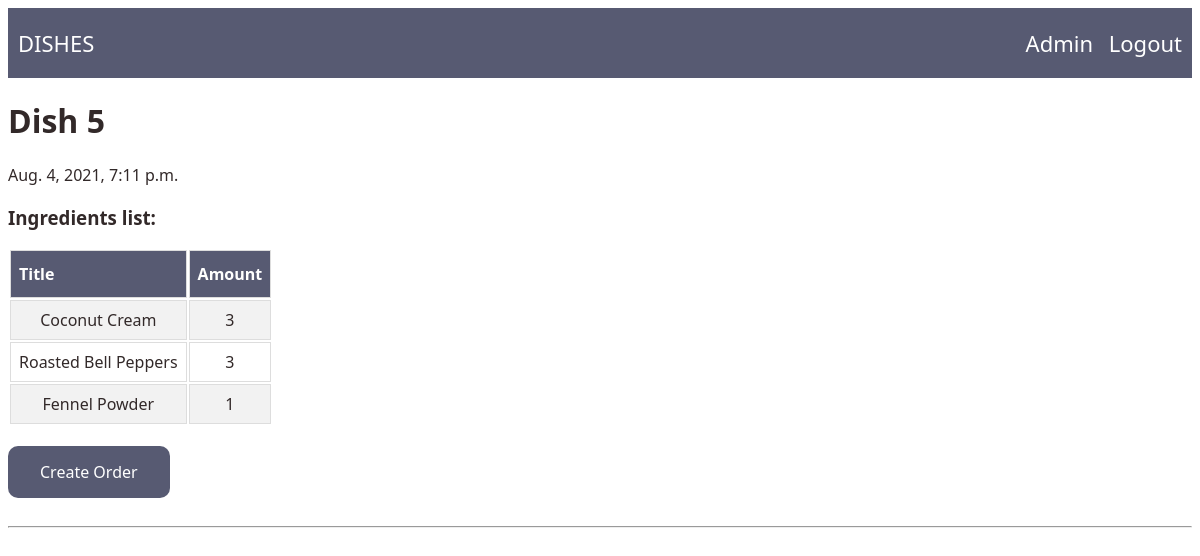
/dishes-ordering/dish/5/, run on the app's committed database.
### dishes/models.py (models this page shows, shortened)
class Dish(models.Model):
    name = models.CharField(max_length=100, unique=True)
    ingredients = models.ManyToManyField('Ingredient', through='DishIngredients')
    created_at = models.DateTimeField(auto_now_add=True)
    class Meta:
        ordering = ['-created_at']

class DishIngredients(models.Model):
    dish = models.ForeignKey(Dish, on_delete=models.CASCADE, related_name='dish_ingredients')
    ingredient = models.ForeignKey(Ingredient, on_delete=models.CASCADE)
    amount = models.PositiveIntegerField(default=1, validators=[MinValueValidator(1)])

class Ingredient(models.Model):
    name = models.CharField(max_length=100, unique=True)

### dishes/views.py (the view)
# urls.py: path('dish/<int:pk>/', views.DishSingleView.as_view(), name='single_dish'),
class DishSingleView(DetailView):
    model = Dish
    template_name = 'dish/single-dish.html'
    context_object_name = 'dish'

### dishes/templates/dish/single-dish.html
{% extends "base.html" %}
{% block content %}
<div class="navigation_menu">
    <div class="navigation_menu_left">
        <a href="/dishes-ordering/dishes" class="active">dishes</a>
    </div>
    <div class="navigation_menu_right">
        <span id="user_name">Admin</span>
        <a href="#">Logout</a>
    </div>
</div>
<div>
    <h1>{{dish.name}}</h1>
    <p>{{dish.created_at}}</p>
    <h3>Ingredients list:</h3>
    <table id="ingredients_table">
        <tr class="table_header">
            <th>Title</th>
            <th>Amount</th>
        </tr>
        {% for ingredient in dish.dish_ingredients.select_related %}
            <tr class="table_ingredient">
                <td>{{ingredient.ingredient.name}}</td>
                <td>{{ingredient.amount}}</td>
            </tr>
        {% endfor %}
    </table>
    <a id="create_order_btn" href="/dishes-ordering/create-order/{{dish.id}}">Create Order</a>
</div>
<hr>
{% endblock %}

### dishes/static/dish/style.css (style rules this page uses)
body { font-family: Candara, Calibri, Segoe, Segoe UI, Optima; color: #322929; }
body a { color: #322929; text-decoration: none; }
.navigation_menu { display: flex; justify-content: space-between; font-size: 22px; padding: 20px 0; background-color: #575a72; color: #ffffff; }
.navigation_menu_left { text-transform: uppercase; }
.navigation_menu a { padding: 0 10px; color: #ffffff; }
.active { display: block !important; }
.table_header { text-align: center; }
.table_ingredient td { text-align: center; }
#ingredients_table td, #ingredients_table th { border: 1px solid #ddd; padding: 8px; }
#ingredients_table tr:nth-child(even) { background-color: #f2f2f2; }
#ingredients_table th { padding-top: 12px; padding-bottom: 12px; text-align: left; background-color: #575a72; color: white; }
#create_order_btn { margin: 20px 0; background-color: #575a72; border: none; color: white; padding: 15px 32px; text-align: center; text-decoration: none; display: inline-block; font-size: 16px; border-radius: 10px; }

### data on the page
Dish: name "Dish 5", created_at "Aug. 4, 2021, 7:11 p.m."
DishIngredients: ingredient.name "Coconut Cream", amount "3"
DishIngredients: ingredient.name "Roasted Bell Peppers", amount "3"
DishIngredients: ingredient.name "Fennel Powder", amount "1"
